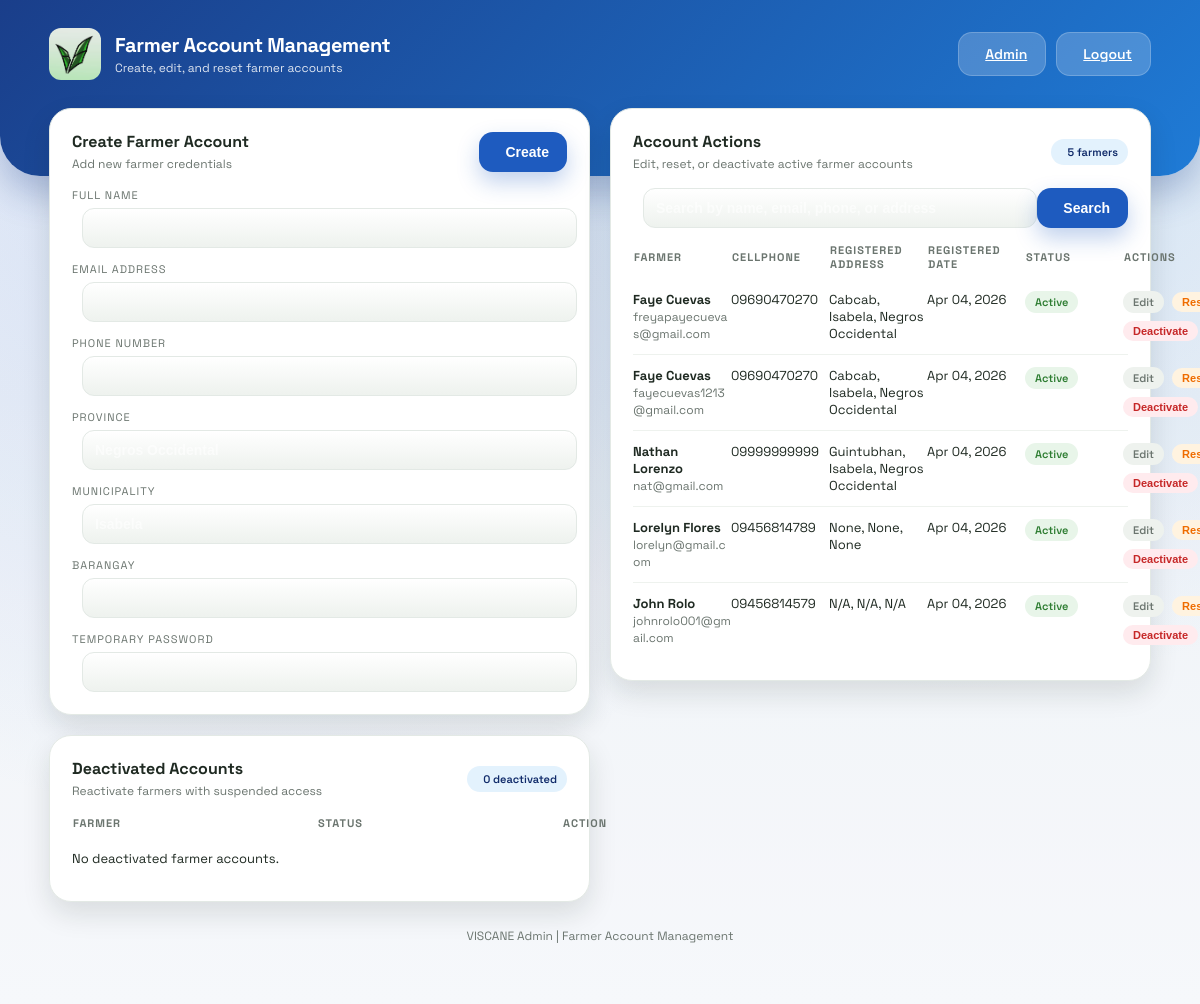
The page /admin/farmers (signed in) on the database as committed earlier.
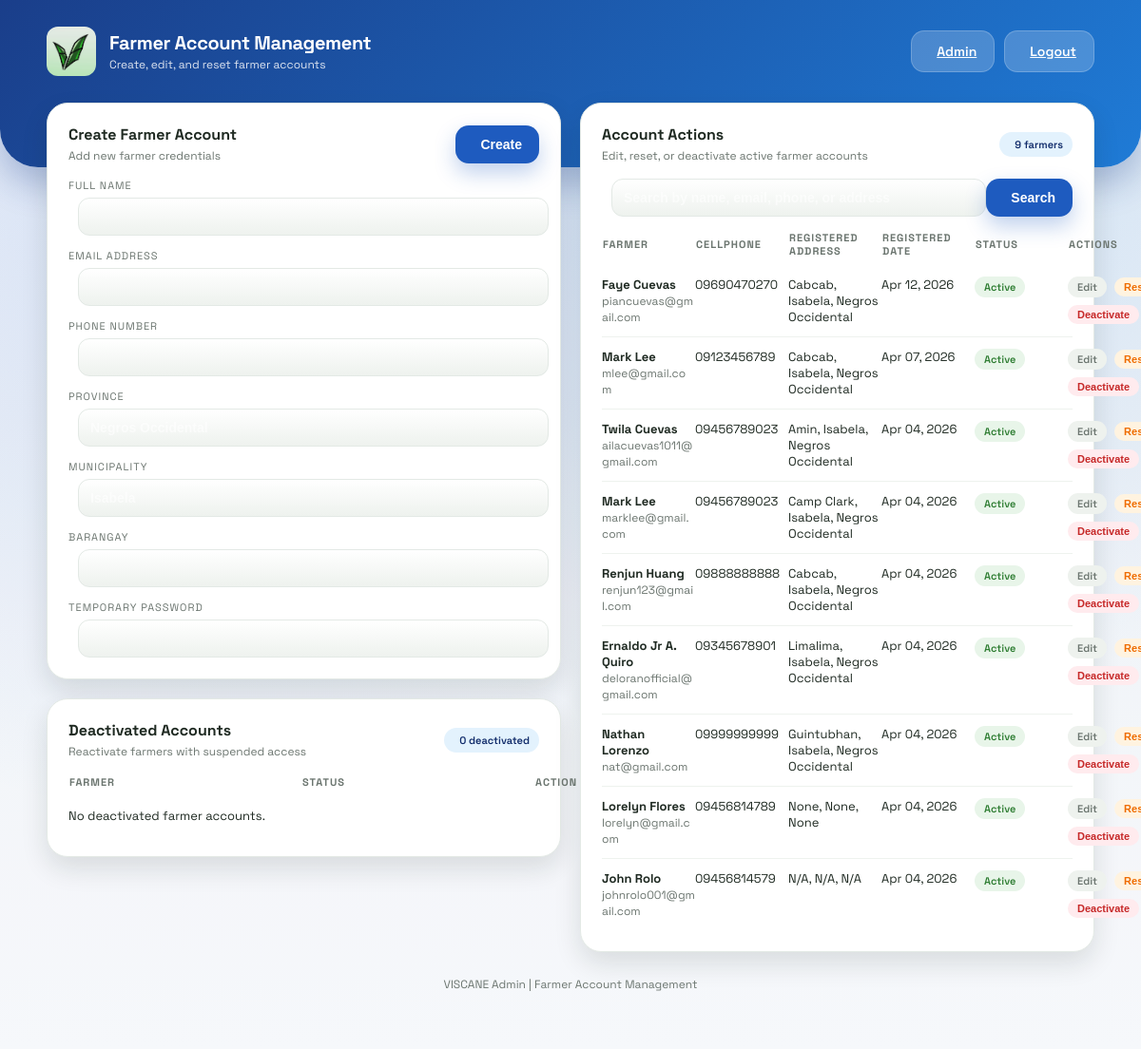
The same page on the database as committed later.
### models.py (models this page shows)
class User(db.Model):
    id = db.Column(db.Integer, primary_key=True)
    fullname = db.Column(db.String(100), nullable=False)
    email = db.Column(db.String(120), unique=True, nullable=False)
    phone = db.Column(db.String(20), nullable=False)
    password = db.Column(db.String(200), nullable=False)
    created_at = db.Column(db.DateTime, default=datetime.utcnow, nullable=False)
    province = db.Column(db.String(120), nullable=True)
    municipality = db.Column(db.String(120), nullable=True)
    barangay = db.Column(db.String(120), nullable=True)
    is_active = db.Column(db.Boolean, nullable=False, default=True)
    is_archived = db.Column(db.Boolean, nullable=False, default=False)

### app.py (the view, shortened to what this page needs)
@app.route('/admin/farmers', methods=['GET', 'POST'])
@login_required
def admin_farmers():
    message = request.args.get('message')
    error = request.args.get('error')
    search = request.args.get('search', '').strip()
    users_query = User.query.filter_by(is_archived=False)
    users = users_query.order_by(User.id.desc()).all()
    active_users = [user for user in users if user.is_active]
    inactive_users = [user for user in users if not user.is_active]
    return render_template(
        'admin_farmers.html',
        users=active_users,
        inactive_users=inactive_users,
        message=message,
        error=error,
        search=search,
        current_admin=get_current_admin()
    )

### app.py (called while the page is built)
def login_required(view):
    @wraps(view)
    def wrapped(*args, **kwargs):
        admin_id = session.get('admin_id')
        if not admin_id:
            return redirect(url_for('admin_login'))
        admin = Admin.query.get(admin_id)
        if not admin or admin.is_archived:
            session.pop('admin_id', None)
            return redirect(url_for('admin_login'))
        return view(*args, **kwargs)
    return wrapped

def get_current_admin():
    admin_id = session.get('admin_id')
    if not admin_id:
        return None
    admin = Admin.query.get(admin_id)
    if not admin or admin.is_archived:
        return None
    return admin

### templates/admin_farmers.html (shortened to what the changed rows need)
<!DOCTYPE html>
<html lang="en">
<head>
    <link rel="stylesheet" href="{{ url_for('static', filename='style.css') }}">
</head>
<body class="admin-layout">
    <main class="dashboard-container fade-in">
        <section class="section-grid two-col farmer-management-grid">
            <div class="farmer-management-side">
                <div class="panel deactivated-accounts-panel">
                    <table class="data-table">
                        <thead>
                            <tr>
                                <th>Farmer</th>
                                <th>Status</th>
                                <th class="actions-column">Action</th>
                            </tr>
                        </thead>
                    </table>
                </div>
            </div>
            <div class="panel account-actions-panel">
                <div class="panel-header">
                    <div>
                        <h3 class="panel-title">Account Actions</h3>
                        <p class="panel-subtitle">Edit, reset, or deactivate active farmer accounts</p>
                    </div>
                    <span class="badge">{{ users|length }} farmers</span>
                </div>
                <table class="data-table">
                    <thead>
                        <tr>
                            <th>Farmer</th>
                            <th>Cellphone</th>
                            <th>Registered Address</th>
                            <th>Registered Date</th>
                            <th>Status</th>
                            <th class="actions-column">Actions</th>
                        </tr>
                    </thead>
                    <tbody>
                        {% if users %}
                            {% for user in users %}
                                <tr>
                                    <td>
                                        <strong>{{ user.fullname }}</strong><br>
                                        <span class="list-meta">{{ user.email }}</span>
                                    </td>
                                    <td>{{ user.phone or 'N/A' }}</td>
                                    <td>{{ user.barangay or 'N/A' }}, {{ user.municipality or 'N/A' }}, {{ user.province or 'N/A' }}</td>
                                    <td>
                                        {% if user.created_at %}
                                            {{ user.created_at.strftime('%b %d, %Y') }}
                                        {% else %}
                                            N/A
                                        {% endif %}
                                    </td>
                                    <td><span class="tag success">Active</span></td>
                                    <td class="actions-cell">
                                        <div class="admin-action-row">
                                            <div class="admin-action-pair">
                                                <a class="tag" href="/admin/farmers/{{ user.id }}/edit">Edit</a>
                                                <button
                                                    class="tag warning reset-trigger"
                                                    type="button"
                                                    data-user-id="{{ user.id }}"
                                                    data-user-name="{{ user.fullname }}"
                                                >
                                                    Reset
                                                </button>
                                            </div>
                                            <form method="POST" action="/admin/farmers" class="admin-inline-form">
                                                <button class="tag alert" type="submit" onclick="return confirm('Deactivate this farmer account?')">
                                                    Deactivate
                                                </button>
                                            </form>
                                        </div>
                                    </td>
                                </tr>
                            {% endfor %}
                        {% else %}
                            <tr>
                                <td colspan="6">No farmers registered yet.</td>
                            </tr>
                        {% endif %}
                    </tbody>
                </table>
            </div>
        </section>
    </main>
</body>
</html>

Rows that differ between the two databases and show on the page:
no longer on this page (row edited): User: fullname "Faye Cuevas", email "freyapayecuevas@gmail.com", phone "09690470270", barangay "Cabcab", municipality "Isabela", province "Negros Occidental", created_at "Apr 04, 2026"
no longer on this page (row edited): User: fullname "Faye Cuevas", email "fayecuevas1213@gmail.com", phone "09690470270", barangay "Cabcab", municipality "Isabela", province "Negros Occidental", created_at "Apr 04, 2026"
added User: fullname "Faye Cuevas", email "piancuevas@gmail.com", phone "09690470270", barangay "Cabcab", municipality "Isabela", province "Negros Occidental", created_at "Apr 12, 2026"
added User: fullname "Mark Lee", email "mlee@gmail.com", phone "09123456789", barangay "Cabcab", municipality "Isabela", province "Negros Occidental", created_at "Apr 07, 2026"
added User: fullname "Twila Cuevas", email "ailacuevas1011@gmail.com", phone "09456789023", barangay "Amin", municipality "Isabela", province "Negros Occidental", created_at "Apr 04, 2026"
added User: fullname "Mark Lee", email "marklee@gmail.com", phone "09456789023", barangay "Camp Clark", municipality "Isabela", province "Negros Occidental", created_at "Apr 04, 2026"
added User: fullname "Renjun Huang", email "renjun123@gmail.com", phone "09888888888", barangay "Cabcab", municipality "Isabela", province "Negros Occidental", created_at "Apr 04, 2026"
added User: fullname "Ernaldo Jr A. Quiro", email "deloranofficial@gmail.com", phone "09345678901", barangay "Limalima", municipality "Isabela", province "Negros Occidental", created_at "Apr 04, 2026"
Other text that changed with them:
{{ users|length }}: "5" → "9"
